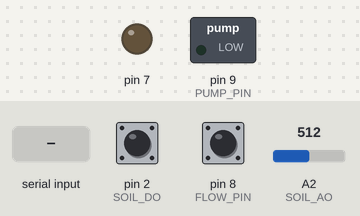
The sketch below on a simulated Arduino Uno, built with avr-gcc and run on an emulated ATmega328P. Parts: switched loads named in the sketch (green lamp = pin HIGH), output pins drawn as LEDs (lit = HIGH). Inputs (shaded band) come from the test bench; at power-on: A2 (SOIL_AO) = 512, pin 2 (SOIL_DO) HIGH, pin 8 (FLOW_PIN) HIGH. What the sketch prints to the serial monitor is not drawn.

Above: at 1.2 s.
1.3 s: "90,45\n" received over Serial
At 1.71 s:
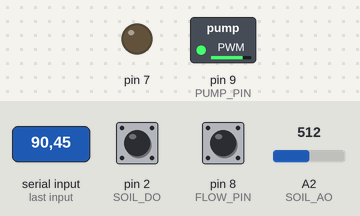
At 2.7 s:
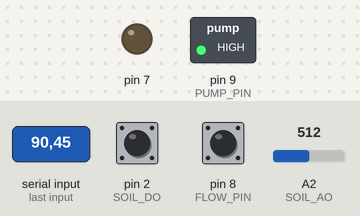
3.3 s: "5\n" received over Serial
At 3.7 s:
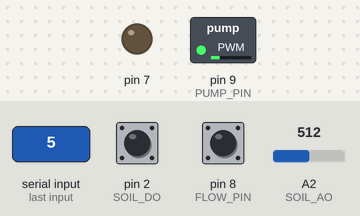
5.2 s: A2 (SOIL_AO) set to 994
6.7 s: A2 (SOIL_AO) set to 1019
Timing chart, 0 to 9.7 s (numbered marks = the images above; inputs shaded):
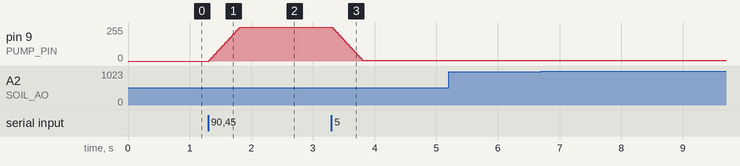

The sketch:

FlowSensor.ino
```cpp
/*
 * Atmosphere - 综合监控：土壤湿度 + 流速 + 水泵(PWM调速)
 * 土壤湿度: AO→A2, DO→D2, VCC→5V, GND→GND
 * 流速 YF-S401: 红→5V, 黄→D8, 黑→GND
 * 水泵: IO→D9（PWM 脚，软启动/调速；高电平占空比越大抽水越快）
 * 串口命令: 发速度值 0~255 + 换行（0=停，255=全速）
 */

const int SOIL_AO = A2;
const int SOIL_DO = 2;
const int PUMP_PIN = 9;   // 改到 D9（PWM 脚）
const int FLOW_PIN = 8;

const int RAMP_STEP = 10;   // 每步调速幅度（0~255 共约 26 步）
const int RAMP_MS = 20;     // 每步间隔 20ms（软启动约 0.5 秒）

volatile unsigned long pulseCount = 0;
volatile unsigned long cmdCount = 0;   // 收到命令计数（诊断用）
unsigned long lastTime = 0;
float totalFlow = 0;
int lastFlowState = HIGH;

int targetSpeed = 0;      // 目标速度 0~255
int currentSpeed = 0;     // 当前实际速度 0~255（平滑逼近 target）
unsigned long lastRamp = 0;

void setup() {
  Serial.begin(9600);
  pinMode(SOIL_DO, INPUT_PULLUP);
  pinMode(PUMP_PIN, OUTPUT);
  analogWrite(PUMP_PIN, 0);   // 初始停止
  pinMode(7, OUTPUT);          // 兜底：旧 IO 若还接 D7，强制拉低停泵（防浮空误开）
  digitalWrite(7, LOW);
  pinMode(FLOW_PIN, INPUT_PULLUP);
  lastFlowState = digitalRead(FLOW_PIN);
  lastTime = millis();
}

void loop() {
  // 读速度命令（非阻塞：累积数字直到换行）
  static int speedBuf = -1;
  while (Serial.available()) {
    char c = Serial.read();
    if (c >= '0' && c <= '9') {
      if (speedBuf < 0) speedBuf = 0;
      speedBuf = speedBuf * 10 + (c - '0');
    } else if (c == '\n' || c == '\r') {
      if (speedBuf >= 0) {
        targetSpeed = constrain(speedBuf, 0, 255);
        cmdCount++;
        speedBuf = -1;
      }
    }
  }

  // 平滑调速：currentSpeed 逐步逼近 targetSpeed（软启动/软停/平滑跟随）
  if (millis() - lastRamp >= RAMP_MS) {
    lastRamp = millis();
    if (currentSpeed < targetSpeed) {
      currentSpeed += RAMP_STEP;
      if (currentSpeed > targetSpeed) currentSpeed = targetSpeed;
      analogWrite(PUMP_PIN, currentSpeed);
    } else if (currentSpeed > targetSpeed) {
      currentSpeed -= RAMP_STEP;
      if (currentSpeed < targetSpeed) currentSpeed = targetSpeed;
      analogWrite(PUMP_PIN, currentSpeed);
    }
  }

  // 轮询流速脉冲（上升沿）
  int cur = digitalRead(FLOW_PIN);
  if (lastFlowState == LOW && cur == HIGH) pulseCount++;
  lastFlowState = cur;

  // 每秒统计输出
  unsigned long now = millis();
  if (now - lastTime >= 1000) {
    // 流速
    unsigned long pulses = pulseCount;
    pulseCount = 0;
    float flowPerSec = pulses / 3433.8;
    float flowPerMin = flowPerSec * 60;
    totalFlow += flowPerSec;

    // 土壤湿度（带断线检测）
    int raw = analogRead(SOIL_AO);
    int minV = raw, maxV = raw;
    for (int i = 0; i < 4; i++) {
      delay(10);
      int v = analogRead(SOIL_AO);
      if (v < minV) minV = v;
      if (v > maxV) maxV = v;
    }
    int jitter = maxV - minV;
    bool disconnected = (jitter > 200) || (raw > 1010);
    int percent = disconnected ? -1 : constrain(map(raw, 0, 1023, 100, 0), 0, 100);
    bool dry = digitalRead(SOIL_DO);

    // 输出合并 JSON
    Serial.print("{\"pump\":");
    Serial.print(currentSpeed > 0 ? 1 : 0);
    Serial.print(",\"speed\":");
    Serial.print(currentSpeed);
    Serial.print(",\"target_speed\":");
    Serial.print(targetSpeed);
    Serial.print(",\"cmd_count\":");
    Serial.print(cmdCount);
    Serial.print(",\"soil_raw\":");
    Serial.print(raw);
    Serial.print(",\"soil_percent\":");
    Serial.print(percent);
    Serial.print(",\"soil_dry\":");
    Serial.print(dry ? "true" : "false");
    Serial.print(",\"soil_connected\":");
    Serial.print(disconnected ? "false" : "true");
    Serial.print(",\"flow_pulses\":");
    Serial.print(pulses);
    Serial.print(",\"flow\":");
    Serial.print(flowPerMin, 3);
    Serial.print(",\"total\":");
    Serial.print(totalFlow, 3);
    Serial.println("}");

    lastTime = now;
  }
}
```

Measured:
- after the input at 1.3 s, pin 9 (PUMP_PIN): moves from 0/255 to 255/255 over 0.50 s, starting at once
- after the input at 3.3 s, pin 9 (PUMP_PIN): moves from 255/255 to 5/255 over 0.48 s, starting at once
- after the input at 5.2 s, every drawn part: stays the same
- after the input at 6.7 s, every drawn part: stays the same
